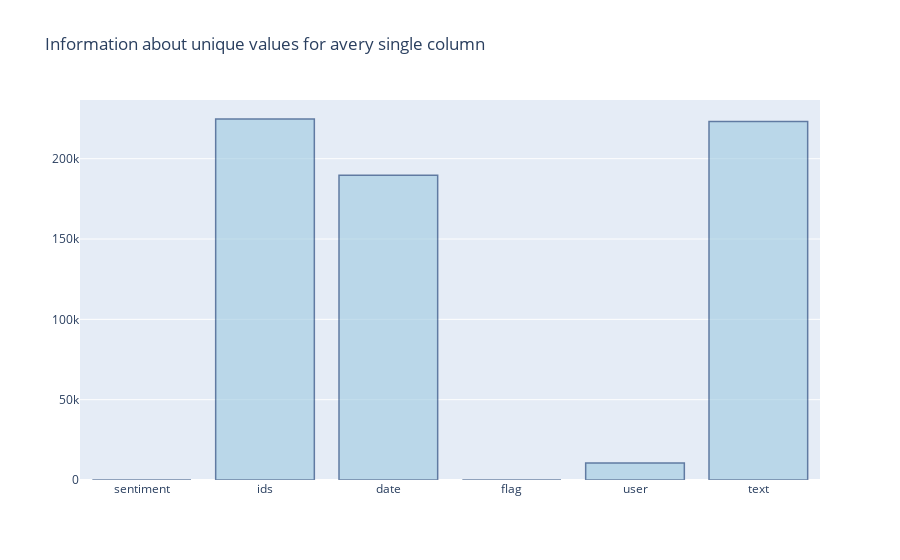

Notebook code for this chart:
### Markdown cell above
# We are going to get information about unique values in a avery single column

### Code cell
list_columns = list(data.columns)
percentage = []
Number_unique = []
print("*** Count unique values in a single column ***")
for feature in list_columns:
    #  Count unique values in every column of the dataframe
    uniqueValues = data[feature].nunique()
    #print(f'Number of unique values in column {feature} = {uniqueValues} which mean {np.round(uniqueValues/data.shape[0],4)}%')
    percentage.append(np.round(uniqueValues/data.shape[0],4))
    Number_unique.append(uniqueValues)

# Create DataFrame 
Df_Uniquevalue = pd.DataFrame(data = {'Number_of_unique': Number_unique,
                                      'Percentage_of_unique': percentage},
                              index=list_columns
                              ) 
display(Df_Uniquevalue)

print("Plot Information :")
# Use the hovertext kw argument for hover text
fig = go.Figure(data=[go.Bar(x=list(Df_Uniquevalue.index), y=list(Df_Uniquevalue.Number_of_unique),
hovertext=['27% market share', '24% market share', '19% market share'])])
# Customize aspect
fig.update_traces(marker_color='rgb(158,202,225)', marker_line_color='rgb(8,48,107)',marker_line_width=1.5, opacity=0.6)
fig.update_layout(title_text='Information about unique values for avery single column')
fig.show()

### Figure 1 — Plotly figure (JSON) as saved in the notebook; plotly's stock layout.template omitted (floating-point values rounded to 4 significant figures)
{"data": [{"hovertext": ["27% market share", "24% market share", "19% market share"], "marker": {"color": "rgb(158,202,225)", "line": {"color": "rgb(8,48,107)", "width": 1.5}}, "opacity": 0.6, "type": "bar", "x": ["sentiment", "ids", "date", "flag", "user", "text"], "y": [2, 224716, 189779, 1, 10647, 223106]}], "layout": {"title": {"text": "Information about unique values for avery single column"}}}
